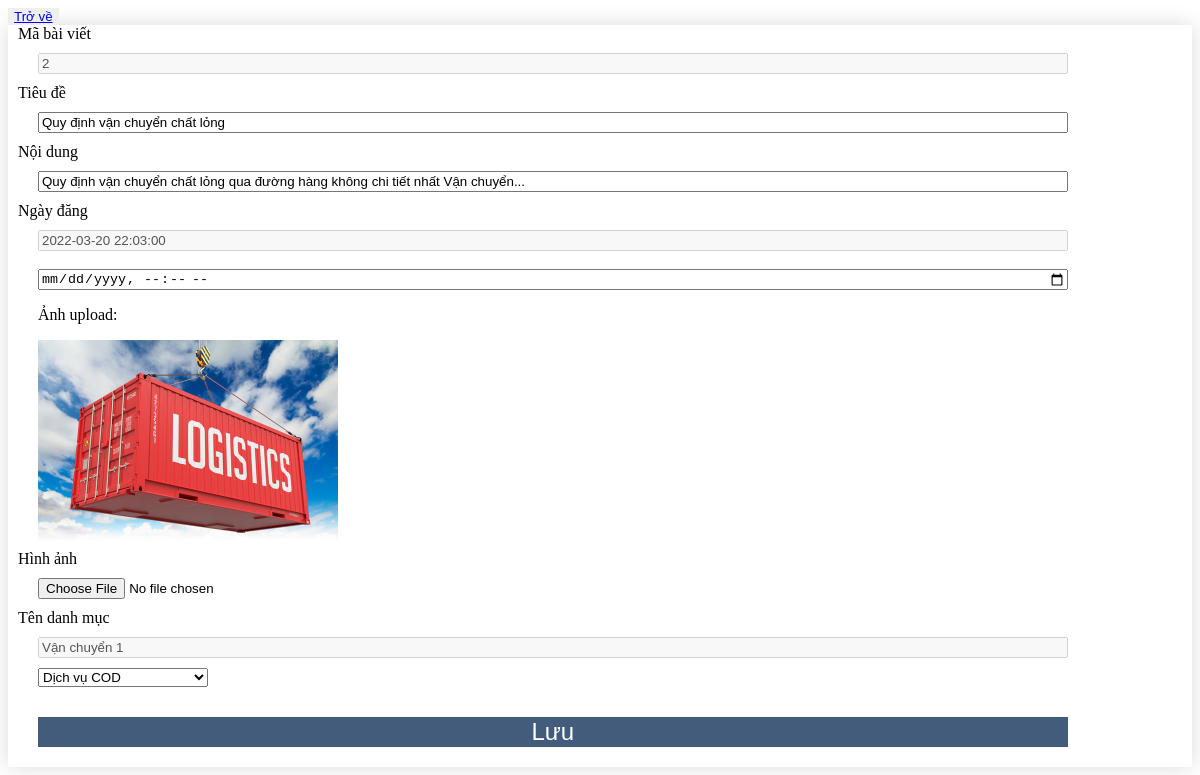
The page /controller/sua_bv.php?mabaiviet=2 (signed in) on the database its author committed.
### tables this page shows
CREATE TABLE `baiviet` (
  `mabaiviet` int(11) NOT NULL,
  `tieude` varchar(255) NOT NULL,
  `noidung` text NOT NULL,
  `ngaydang` datetime NOT NULL,
  `hinhanh` varchar(255) NOT NULL,
  `matheloai` int(11) NOT NULL
);

CREATE TABLE `theloai` (
  `matheloai` int(11) NOT NULL,
  `tentheloai` varchar(255) NOT NULL,
  `ghichu` varchar(255) DEFAULT 'Không có ghi chú'
);

### controller/sua_bv.php (called while the page is built)
<?php
include "../model/thuvien.php";
include "../view/admin/sua_bv.php";
?>

### model/thuvien.php (called while the page is built, shortened)
<?php
function showDatabase($pdo, $table) {
	$select = "SELECT * FROM $table";
	$stmt = $pdo->prepare($select);
	$stmt->execute();
	$element = $stmt->fetchAll(PDO::FETCH_ASSOC);
	return $element;
}
function showDatabaseWithId($pdo, $table, $key, $id) {
	$select = "SELECT * FROM $table WHERE $key = '$id'";
	$stmt = $pdo->prepare($select);
	$stmt->execute();
	$element = $stmt->fetchAll(PDO::FETCH_ASSOC);
	$pdo = null;
	return $element;
}
?>

### view/admin/sua_bv.php (the view, shortened to what this page needs)
<link rel="stylesheet" href="../view/css/admin.css">
<div class="modal__layout">
    <div>
        <div>
            <button class="btn__close">
                <a href="../controller/admin.php?view=baiviet">Trở về</a>
            </button>
        </div>
        <form action="" method="POST" enctype="multipart/form-data" class="modal__form">
            <?php
                $key = "mabaiviet";
                $id_bv = $_GET[$key];
                $table = "baiviet";
                $result = showDatabaseWithId($pdo, $table, $key, $id_bv);
                foreach ($result as  $value) {
            ?>
            <label for="">
                Mã bài viết
            </label>
            <div>
                <input type="text" name="mabv" id="mabv" disabled value="<?php echo $value['mabaiviet'];?>">
            </div>
            <label for="">
            Tiêu đề
            </label>
            <div>
                <input type="text" name="tieude" id="tieude" value="<?php echo $value['tieude'];?>">
            </div>
            <label for="">
            Nội dung
            </label>
            <div>
                <input type="text" name="noidung" id="noidung" value="<?php echo $value['noidung'];?>">
            </div>
            <label for="">
            Ngày đăng
            </label>
            <div>
                <input type="text" value="<?php echo $value['ngaydang'];?>" disabled>
                <br>
                <br>
                <input type="datetime-local" name="ngaydang" id="ngaydang">
            </div>
            <div class="show__image">
                <p>Ảnh upload: </p>
                <img src="../view/uploads/<?php echo $value['hinhanh'];?>" alt="">
            </div>
            <label for="">
            Hình ảnh
            </label>
            <div>
                <input type="file" name="hinhanh" id="hinhanh" required >
            </div>
            <label for="">
            Tên danh mục
            </label>
            <div>
                <input type="text" disabled
                value="<?php
                    $table = 'theloai';
                    $key = 'matheloai';
                    $id = $value['matheloai'];
                    $myValue = showDatabaseWithId($pdo, $table, $key, $id);
                    foreach ($myValue as $item) {
                    }
                    echo $item['tentheloai'];?>"
                >
            </div>
            <div>
                <select name="theloai" id="">
                    <optgroup>
                    <?php
                    $result = showDatabase($pdo, "theloai");
                    foreach ($result as  $value) {
                    ?>
                        <option value="<?php echo $value['matheloai']?>">
                        <?php echo $value['tentheloai']?>
                        </option>
                        <?php }?>
                    </optgroup>
                </select>
            </div>
            <?php }?>
            <div>
                <input type="submit" name="submit" value="Lưu" id="submit">
            </div>
        </form>
    </div>
</div>

### view/css/admin.css (style rules this page uses)
.modal__layout { position: relative; }
.btn__close { border: none; cursor: pointer; }
.modal__layout div .modal__form { box-shadow: 0 0 20px rgba(0, 0, 0, 0.15); }
.modal__layout div .modal__form > div > input { width: 90%; }
.modal__layout div .modal__form > label { margin: 10px; }
.modal__layout div .modal__form > div { margin: 10px; padding-left: 20px; }
.modal__layout div .modal__form > div > input[type="submit"] { margin: 20px 0; border: none; cursor: pointer; background-color: #445c7c; color: #fff; font-size: 1.5rem; height: 30px; }
.show__image img { width: 300px; }

### rows shown on the page
baiviet: mabv "2", tieude "Quy định vận chuyển chất lỏng", noidung "Quy định vận chuyển chất lỏng qua đường hàng không chi tiết nhất Vận chuyển...", ngaydang "2022-03-20 22:03:00", hinhanh (picture), matheloai.tentheloai "Vận chuyển 1"

### other values the page prints
form field theloai "Dịch vụ COD"
